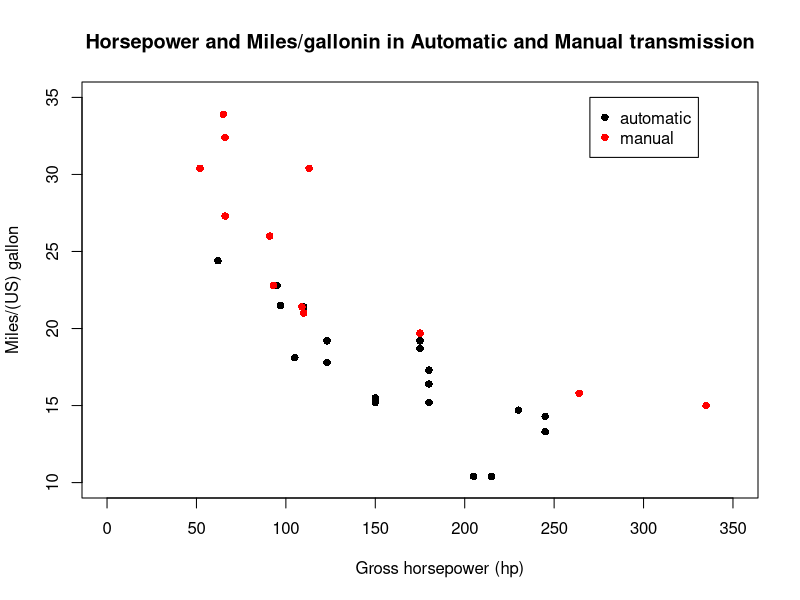
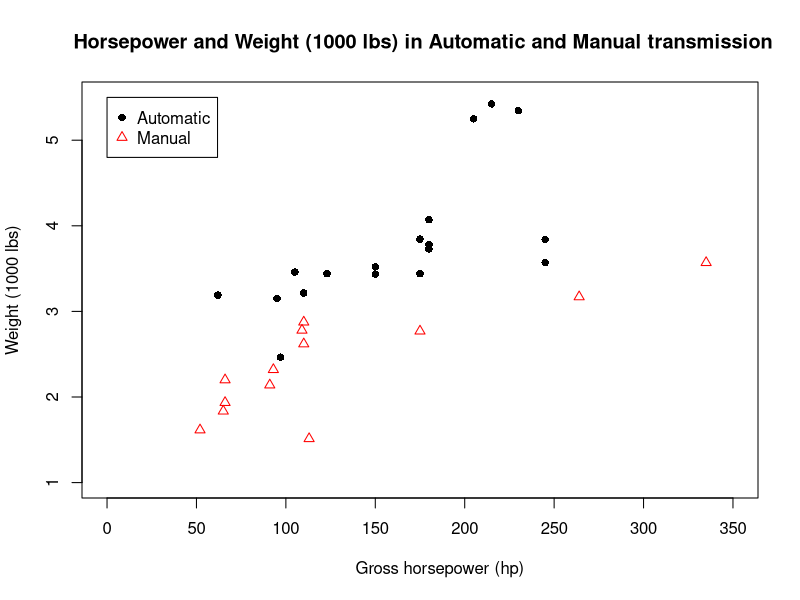
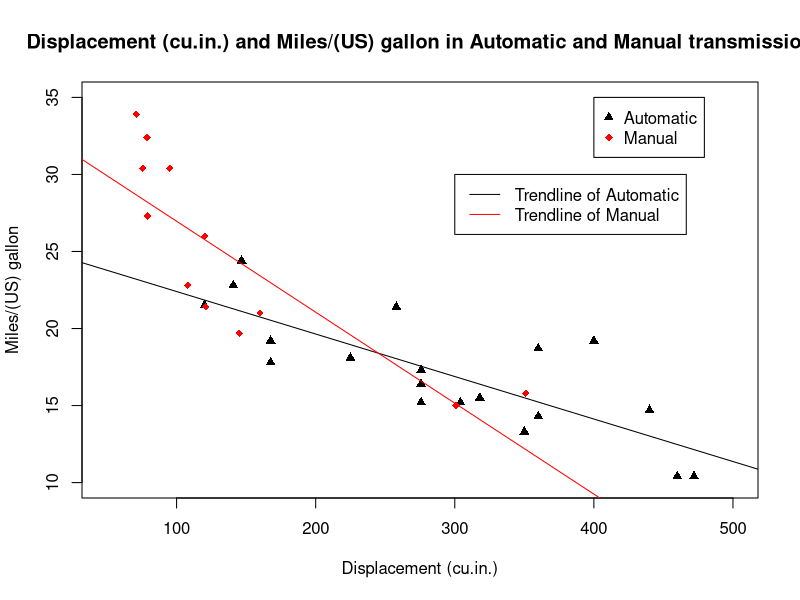

Source code (R) for these figures, in order: (Note: this script raises an error after producing the figures.)
### This R script file was made by Thanadol Klainin 6S No.8
#HW 3 
install.packages("tidyr")
library(tidyr)
library(dplyr)

car_dat <- mtcars
car_dat
auto <- filter(car_dat, am == "0" )
manual <- filter(car_dat, am == "1" )

plot(auto$hp, auto$mpg, pch = 16, ylim = c(10,35), xlim = c(0,350), xlab = "	Gross horsepower (hp)", ylab = 	'Miles/(US) gallon', main = ' Horsepower and Miles/gallonin in Automatic and Manual transmission ')
points(manual$hp, manual$mpg,pch = 16, col = "red")
legend(270, 35, legend=c("automatic", "manual"),
       col=c("black", "red"), cex=1, pch=c(16,16))

plot(auto$hp, auto$wt, pch = 16,ylim = c(1,5.5), xlim = c(0,350),xlab = "	Gross horsepower (hp)", ylab = 	'Weight (1000 lbs)', main = ' Horsepower and Weight (1000 lbs) in Automatic and Manual transmission')
points(manual$hp, manual$wt, col = 'red', pch = 24)
legend(0, 5.5, legend=c("Automatic", "Manual"),
       col=c("black", "red"), cex=1, pch=c(16,24))
#hist(car_dat$gear, breaks = 5)

plot(auto$disp, auto$mpg, pch = 17, xlim = c(50,500), ylim = c(10,35),main = 'Displacement (cu.in.) and Miles/(US) gallon in Automatic and Manual transmission', xlab = "Displacement (cu.in.)", ylab = "Miles/(US) gallon")
points(manual$disp, manual$mpg, pch = 18, col = 'red')
legend(400, 35, legend=c("Automatic", "Manual"),
       col=c("black", "red"),cex=1, pch=c(17,18))
legend(300, 30, legend=c("Trendline of Automatic", "Trendline of Manual"),
       col=c("black", "red"),cex=1,lty=1:1)
       
model_auto = lm(auto$mpg~auto$disp, data = auto)
model_man = lm(manual$mpg~manual$disp, data = manual)
abline(model_auto, col = "black")
abline(model_man, col = 'red')

model$coefficients
model1_sum = summary(model_auto)            
model1_sum$adj.r.squared
model2_sum = summary(model_man) 
model2_sum$adj.r.squared

